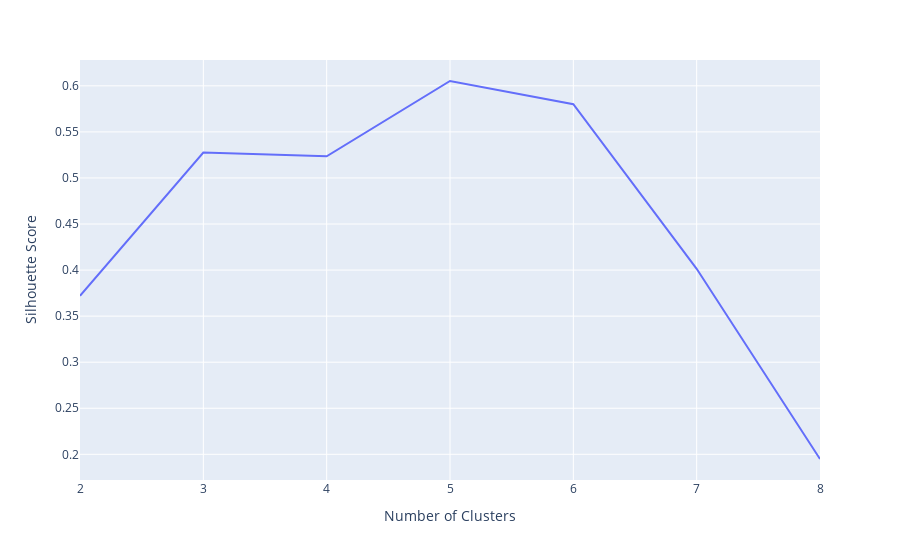

The code cell stored with this chart in its notebook:
### Code cell
# Silhouette Score

range_n_clusters = [2, 3, 4, 5, 6, 7, 8]

s_cluster = 0
max_score = 0

results_sil = {}

for num_clusters in range_n_clusters:
    
    # intialise kmeans
    kmeans = KMeans(n_clusters=num_clusters, max_iter=50)
    kmeans.fit(df)
    
    cluster_labels = kmeans.labels_

    # silhouette score
    silhouette_avg = silhouette_score(df, cluster_labels)

    results_sil.update({num_clusters: silhouette_avg})

    if silhouette_avg > max_score:
      max_score = silhouette_avg
      s_cluster = num_clusters

#Visualize
fig_silhouette = px.line( x= list(results_sil.keys()), y=list(results_sil.values()), labels={'x' :'Number of Clusters', 'y' :'Silhouette Score'})
fig_silhouette

# sil_cluster = "Optimal Cluster = {}, with {} score.".format(s_cluster, max_score)

### Figure 1 — Plotly figure (JSON) as saved in the notebook; plotly's stock layout.template omitted (floating-point values rounded to 4 significant figures)
{"data": [{"hovertemplate": "Number of Clusters=%{x}<br>Silhouette Score=%{y}<extra></extra>", "legendgroup": "", "line": {"color": "#636efa", "dash": "solid"}, "marker": {"symbol": "circle"}, "mode": "lines", "name": "", "orientation": "v", "showlegend": false, "type": "scatter", "x": [2, 3, 4, 5, 6, 7, 8], "xaxis": "x", "y": [0.372, 0.5275, 0.5235, 0.6053, 0.5801, 0.4014, 0.1949], "yaxis": "y"}], "layout": {"legend": {"tracegroupgap": 0}, "margin": {"t": 60}, "xaxis": {"anchor": "y", "domain": [0, 1], "title": {"text": "Number of Clusters"}}, "yaxis": {"anchor": "x", "domain": [0, 1], "title": {"text": "Silhouette Score"}}}}
